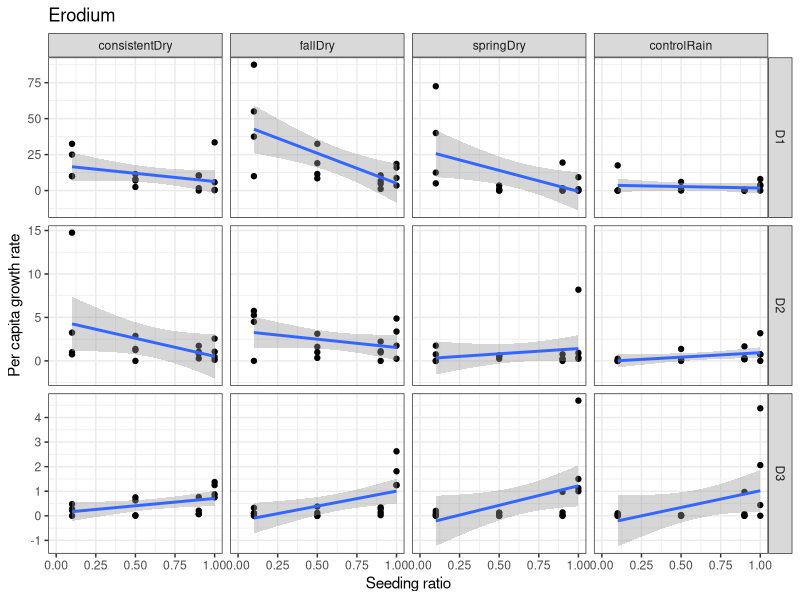
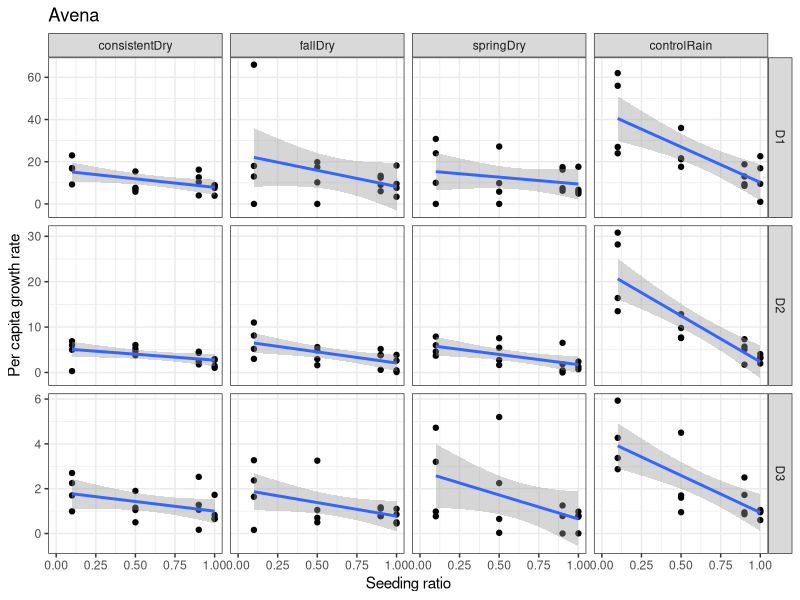
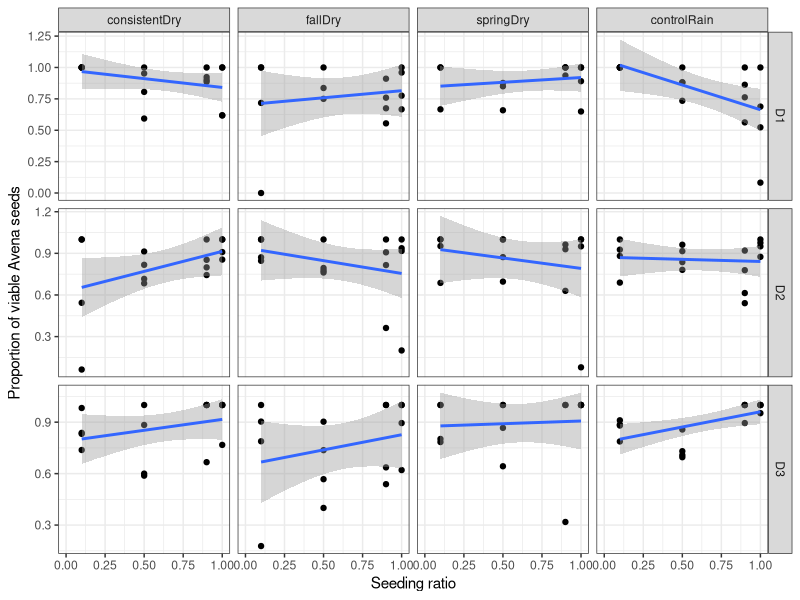
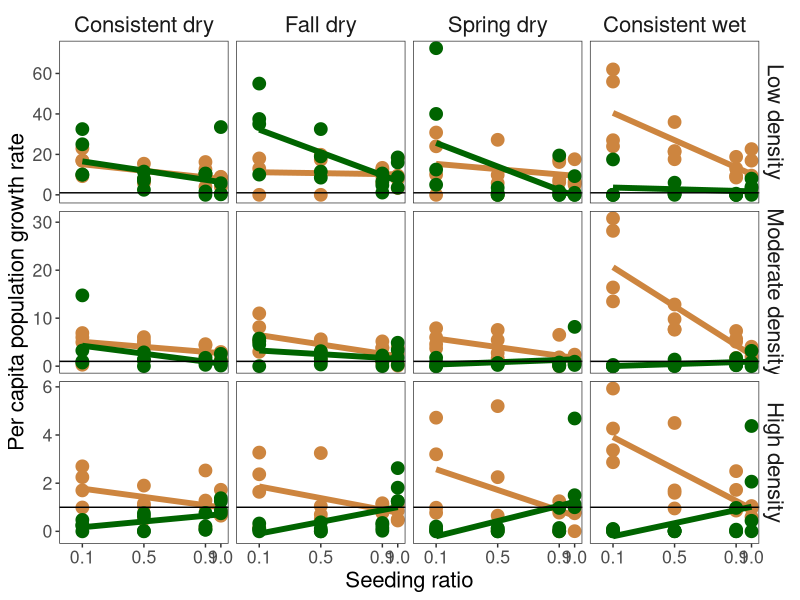

Source code (R) for these figures, in order:
library(tidyverse)


## DECEMBER DATA
mydat <- read_csv("dd_stem_count_20141216.csv")


## CREATE A KEY TO ADD TREATMENT INFO TO SUBSEQUENT DATA
trtconvert <- mydat %>%
  dplyr::select(plot, subplot, number, AVtrt, EROtrt, density)

# ## FEBRUARY DATA
# mydat_feb <- read.csv("dd_stem_count_20150221.csv") %>%
#   tbl_df() %>%
#   mutate(plot = paste("Plot", Plot, sep="_"),
#          subplot = Treatment,
#          number = Subplot) %>%
#   select(-Plot, -Subplot, -Treatment, -AVquadrat, -EROquadrat, -Notes)%>%
#   select(date, plot, subplot, number, EROcount, AVcount)
# 
# mydat_feb2 <- tbl_df(merge(mydat_feb, trtconvert))
# names(mydat_feb2)[5:6] = c("ERO", "AV")
# 
# 
# ## MARCH DATA
# mydat_mar <- read.csv("dd_stem_count_20150320.csv") %>%
#   tbl_df() %>%
#   mutate(plot=paste("Plot", plot, sep="_")) %>%
#   select(date, plot, subplot, number, EROcount, AVcount)
# 
# mydat_mar2 <- tbl_df(merge(mydat_mar, trtconvert))
# names(mydat_mar2)[5:6] = c("ERO", "AV")


## APRIL DATA
mydat_apr <- read_csv("dd_stem_count_20150423.csv") %>%
mutate(AVcor=1, AVcor=ifelse(AVquadrat2 == "10x25cm", 2.5, AVcor),
       AVcor=ifelse(AVquadrat2 == "5x5cm", 25, AVcor)) %>%
mutate(EROcor=1, EROcor=ifelse(EROquadrat2 == "10x25cm", 2.5, EROcor),
       EROcor=ifelse(EROquadrat2 == "5x5cm", 25, EROcor)) %>%
  mutate(AV_seeds=(AVgoodseed + AVmoldseed)*2*AVcor,
         AV_seedsgood=AVgoodseed*2*AVcor) %>%
    mutate(AV_propgood = AV_seedsgood/AV_seeds) %>%
  mutate(ERO_seeds=(EROstork + EROseed)*5*EROcor) %>%
  mutate(AV_stemtog=NA, AV_stemtog = ifelse(is.na(AVstemsTotal) == F, AVstemsTotal, AV_stemtog),
                AV_stemtog = ifelse(is.na(AVstemswseed) == F, AVstemswseed, AV_stemtog), 
    AV_stems = (AV_stemtog)*AVcor,
         ERO_stems = EROcount*EROcor) %>%
  mutate(AV_r = AV_seeds/AV_stems,
         ERO_r = ERO_seeds/ERO_stems) %>%
  dplyr::select(plot, subplot, AV_seeds, ERO_seeds, AV_stems, ERO_stems, AV_r, ERO_r, AV_seedsgood, AV_propgood)

trtconvert2 <- trtconvert %>%
  mutate(plot = extract_numeric(plot))

mydat_apr2 <- tbl_df(merge(mydat_apr, trtconvert2))



# ADD SHELTER CONVERSION KEY
shelterkey <- read_csv("Shelter_key.csv")
mydat2 <- merge(mydat_apr2, shelterkey) %>%
  tbl_df() %>%
gather(spptrt, prop, AVtrt:EROtrt)%>%
  mutate(prop=extract_numeric(prop))%>%
  mutate(treatment=ordered(treatment, levels = c(consistentDry="consistentDry", fallDry="fallDry", springDry="springDry", controlRain="controlRain")))

# #just look at the monocultures
# mono <- mydat2 %>%
#   filter(prop==10) %>%
#   select(plot, subplot, density, ERO_seeds, AV_seedsgood, treatment, shelterBlock, spptrt, prop)%>%
#   gather(spp, count, ERO_seeds:AV_seedsgood) %>%
#   filter((spptrt=="AVtrt"&spp=="AV_seedsgood")|(spptrt=="EROtrt"&spp=="ERO_seeds")) %>%
#   mutate(seed=20, seed=ifelse(density=="D2", 200, seed), seed=ifelse(density=="D3", 2000, seed))%>%
#   mutate(propgerm=count/seed)%>%
#   ggplot(aes(x=density, y=propgerm, group=1))+geom_point() + facet_grid(spp~treatment) +geom_smooth(stat="smooth")
# 
# mono+theme_bw()


## PRELIMINARY VISUALIZATIONS

# Erodium
ero <- mydat2 %>%
  filter(spptrt=="EROtrt") %>%
  mutate(seed=20*(prop/10), seed=ifelse(density=="D2", 200*(prop/10), seed), seed=ifelse(density=="D3", 2000*(prop/10), seed)) %>%
  mutate(ERO_stemcorrect=1, ERO_stemcorrect=ifelse(ERO_stems > seed, seed/ERO_stems, ERO_stemcorrect)) %>%
  mutate(ERO_seeds2=ERO_seeds*ERO_stemcorrect) %>%
  mutate(R=ERO_seeds/seed) %>%
  ggplot(aes(x=(prop/10), y=R))+ geom_point()+ facet_grid(density~treatment, scale="free") 

ero + geom_smooth(method="lm") +theme_bw() +ylab("Per capita growth rate") + xlab("Seeding ratio") + ggtitle("Erodium") #+ ylim(0,.5)

# Avena
av <- mydat2 %>%
  filter(spptrt=="AVtrt") %>%
 # filter(density=="D1") %>%
  mutate(seed=20*(prop/10), seed=ifelse(density=="D2", 200*(prop/10), seed), seed=ifelse(density=="D3", 2000*(prop/10), seed)) %>%
  mutate(AV_stemcorrect=1, AV_stemcorrect=ifelse(AV_stems > seed, seed/AV_stems, AV_stemcorrect))%>%
  mutate(AV_seeds2=AV_seeds*AV_stemcorrect) %>%
  mutate(AV_seedsgood2=AV_seedsgood*AV_stemcorrect) %>%
  mutate(R=AV_seedsgood2/seed)%>%
  ggplot(aes(x=(prop/10), y=R))+ geom_point()+ facet_grid(density~treatment,  scale="free")
av + geom_smooth(method="lm") + theme_bw()+ylab("Per capita growth rate") + xlab("Seeding ratio") + ggtitle("Avena")
  

## Prop viable
av_propgood <- mydat2 %>%
  filter(spptrt=="AVtrt")%>%
  # filter(density=="D1") %>%
  mutate(seed=20*(prop/10), seed=ifelse(density=="D2", 200*(prop/10), seed), seed=ifelse(density=="D3", 2000*(prop/10), seed))%>%
  mutate(AV_stemcorrect=1, AV_stemcorrect=ifelse(AV_stems > seed, seed/AV_stems, AV_stemcorrect))%>%
  mutate(AV_seeds2=AV_seeds*AV_stemcorrect) %>%
  mutate(AV_seedsgood2=AV_seedsgood*AV_stemcorrect) %>%
  mutate(R=AV_seedsgood2/seed)%>%
  ggplot(aes(x=(prop/10), y=AV_propgood))+ geom_point()+ facet_grid(density~treatment,  scale="free")
av_propgood + geom_smooth(method="lm") + theme_bw()+ylab("Proportion of viable Avena seeds") + xlab("Seeding ratio")

# 
# 
# pdf("ddExperiment_growthrate_20150423.pdf")
#  ero+geom_smooth(method = "lm", formula = y ~ poly(x,2)) +theme_bw() + xlab("Seeding ratio") +ylab("Per capita growth rate") + 
#   ggtitle("Erodium") + geom_hline(y=1)
# av+geom_smooth(method = "lm") + theme_bw()+ xlab("Seeding ratio")+ylab("Per capita growth rate")  + ggtitle("Avena") + geom_hline(y=1)
# dev.off()

## APPEND DATA
# Avena
avdat <- mydat2 %>%
  mutate(density = as.character(density)) %>%
  filter(spptrt=="AVtrt")%>%
  mutate(seed=20*(prop/10), 
         seed=ifelse(density=="D2", 200*(prop/10), seed), 
         seed=ifelse(density=="D3", 2000*(prop/10), seed)) %>%
  mutate(AV_stemcorrect=1, AV_stemcorrect=ifelse(AV_stems > seed, seed/AV_stems, AV_stemcorrect))%>%
  mutate(AV_seeds2=AV_seeds*AV_stemcorrect) %>%
  mutate(seedsout=AV_seedsgood*AV_stemcorrect) %>%
  mutate(R=seedsout/seed) %>%
  mutate(species="Avena") %>%
  dplyr::select(plot, R, density, treatment, prop, shelterBlock, seed, species, seedsout, subplot)

# Erodium
erodat <- mydat2 %>%
  filter(spptrt=="EROtrt")%>%
  mutate(seed=20*(prop/10), seed=ifelse(density=="D2", 200*(prop/10), seed), seed=ifelse(density=="D3", 2000*(prop/10), seed))%>%
  mutate(ERO_stemcorrect=1, ERO_stemcorrect=ifelse(ERO_stems > seed, seed/ERO_stems, ERO_stemcorrect))%>%
  mutate(seedsout=ERO_seeds*ERO_stemcorrect) %>%
  mutate(R=seedsout/seed) %>%
  mutate(species="Erodium") %>%
  dplyr::select(plot, R, density, treatment, prop, shelterBlock, seed, species, seedsout, subplot)

# Together
togdat <- rbind(avdat, erodat)


## RAW VISUAL
togdat2 <- togdat %>%
  mutate(treatment = as.character(treatment)) %>%
  #   mutate(treatment = revalue(treatment, c(fallDry = "Fall dry", consistentDry = "Consistent dry", springDry = "Spring dry", controlRain = "Consistent wet"))) %>%
  mutate(treatment=ordered(treatment, levels = c( consistentDry="consistentDry", fallDry="fallDry",springDry="springDry", controlRain="controlRain"))) %>%
  mutate(treatment = recode(treatment, consistentDry = "Consistent dry", fallDry = "Fall dry",  springDry = "Spring dry", controlRain = "Consistent wet")) %>%
  mutate(density = ordered(density, levels = c(D1 = "D1", D2 = "D2", D3 = "D3"))) %>%
  mutate(density = recode(density, D1 = "Low density", D2 = "Moderate density", D3 = "High density"))

ggplot(subset(togdat2, species == "Avena" & R != 66), aes(x=(prop/10), y=(R)))+ geom_point(size = 4, color = "tan3")+ facet_grid(density~treatment,  scale="free") +
  geom_smooth(method="lm", color ="tan3", lwd = 2, se = F) + theme_bw() + ylab("Per capita population growth rate") + 
  geom_point(dat = subset(togdat2, species == "Erodium"), size = 4, color = "darkgreen") +
  geom_smooth(dat = subset(togdat2, species == "Erodium"), method="lm", color = "darkgreen", lwd = 2, se = F) +
  xlab("Seeding ratio")  + geom_hline(yintercept=1) + scale_x_continuous(limits = c(0, 1), breaks = c(.1, .5, .9, 1)) + 
  theme(strip.background = element_blank(), text = element_text(size = 16), 
        strip.text.x = element_text(size = 16), strip.text.y = element_text(size = 16),
        panel.grid.major = element_blank(), panel.grid.minor = element_blank())

